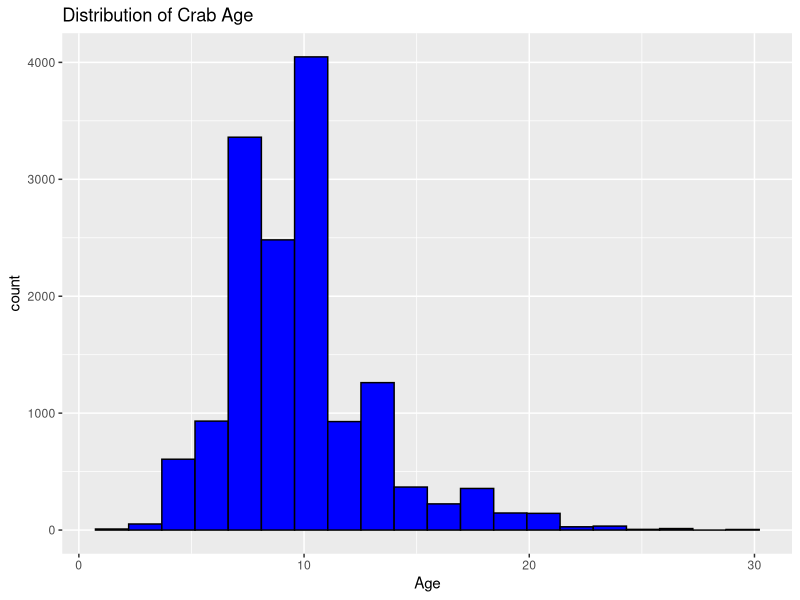
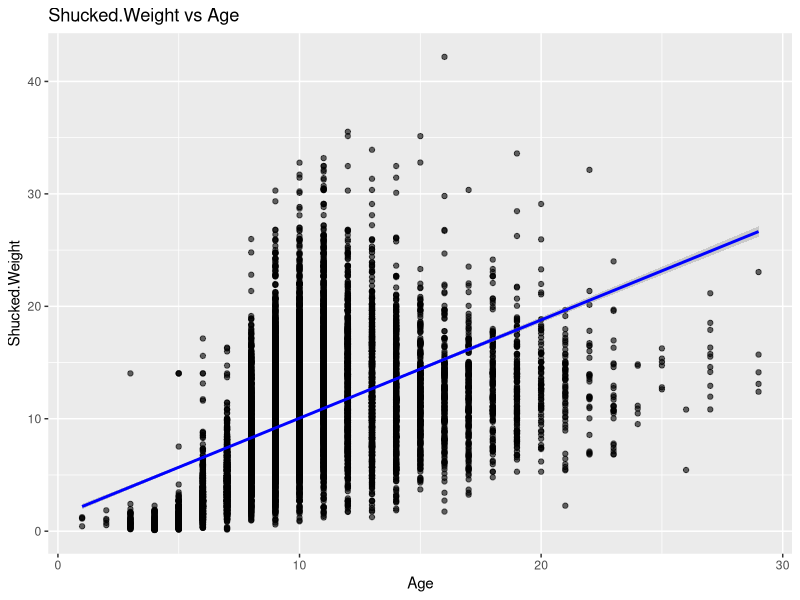
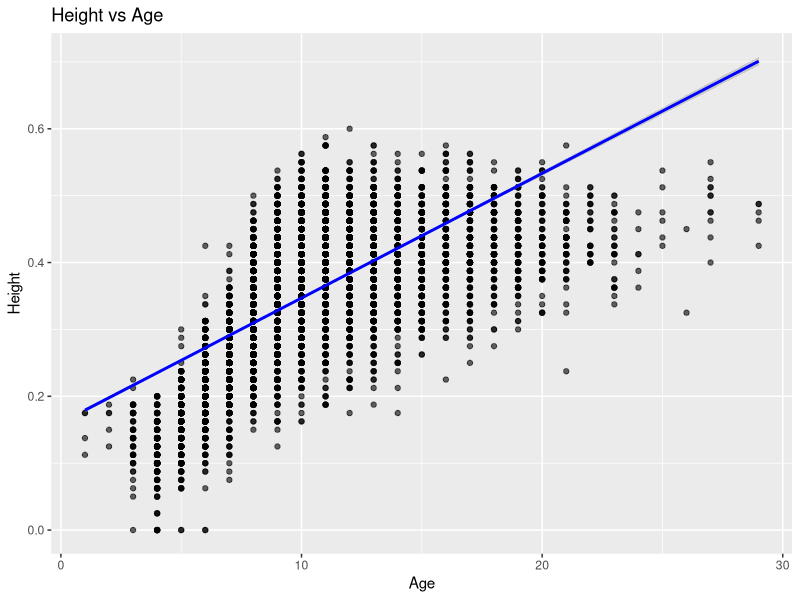
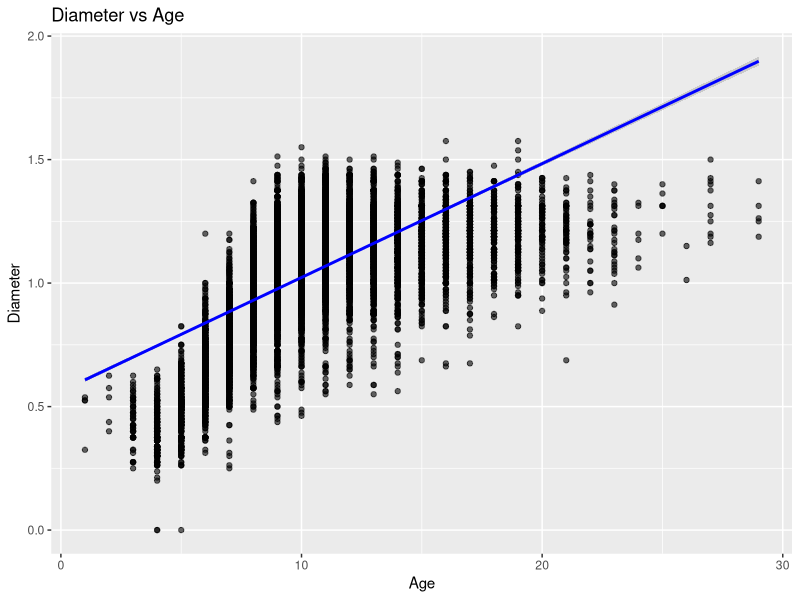
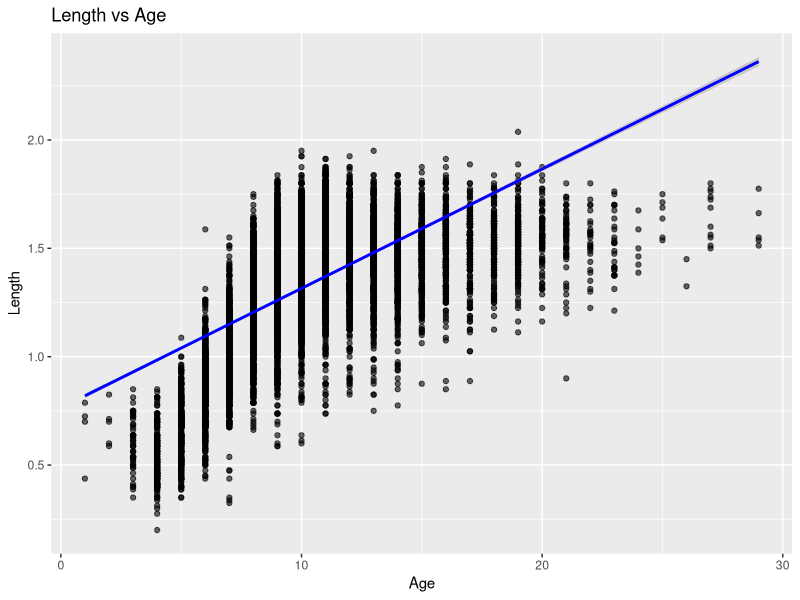
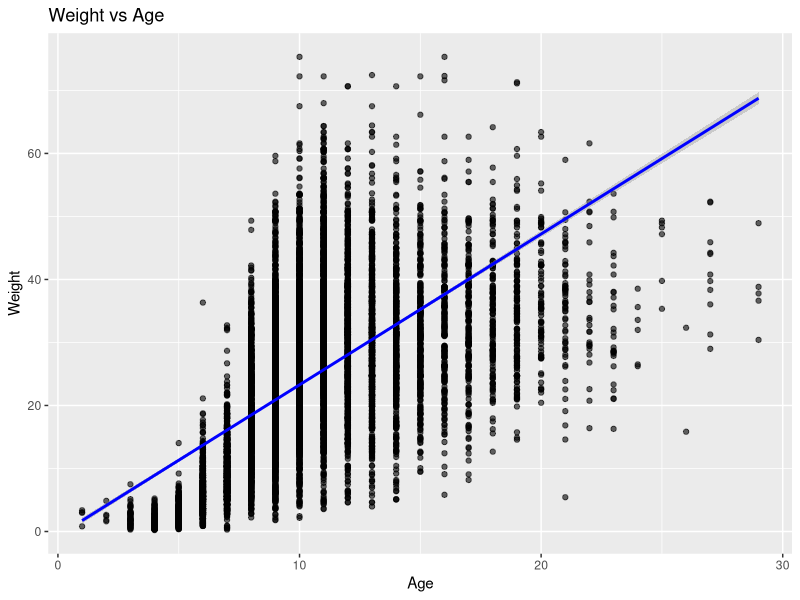
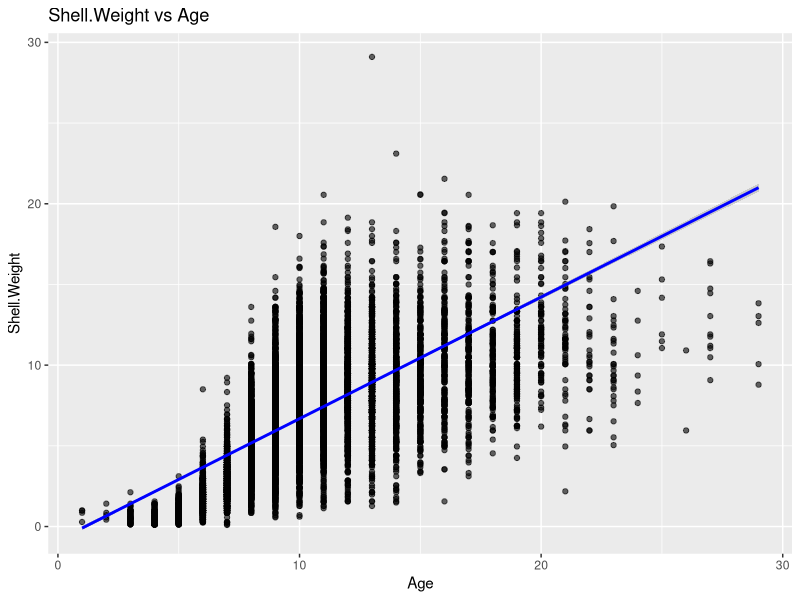
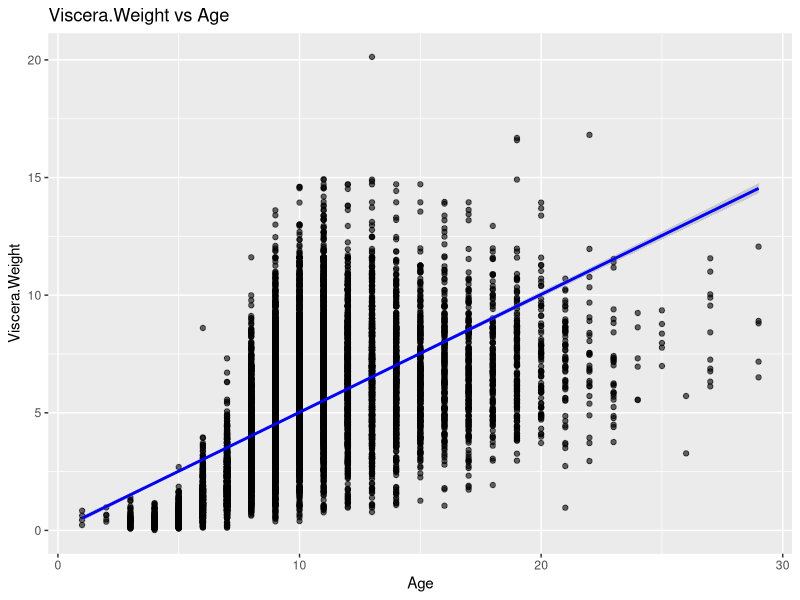

Generate these figures, in order, with R:
## ---- chunk 1
knitr::opts_chunk$set(echo = TRUE)
library(tidyverse)
library(class)
library(caret)
library(FNN)
library(Metrics)
## ---- chunk 2
CrabTrain <- read.csv("Data/train-1.csv")
## ---- chunk 3
str(CrabTrain)
summary(CrabTrain)
## ---- chunk 4
features <- CrabTrain %>% 
  select(where(is.numeric), -id) %>%
  colnames()

cor_results <- data.frame(Feature = character(), Correlation = numeric())

for (feature in features) {
  cor_val <- cor(CrabTrain[[feature]], CrabTrain$Age)
  cor_results <- rbind(cor_results, data.frame(Feature = feature, Correlation = cor_val))
}

cor_results <- cor_results %>% arrange(desc(abs(Correlation)))
print(cor_results)
## ---- chunk 5
ggplot(CrabTrain, aes(x = Age)) +
  geom_histogram(bins = 20, fill = "blue", color = "black") +
  labs(title = "Distribution of Crab Age")
## ---- chunk 6
plot_list <- c("Shucked.Weight", "Height", "Diameter", "Length", "Weight", "Shell.Weight", "Viscera.Weight")

for (var in plot_list) {
  print(
ggplot(CrabTrain, aes(x = Age, y = !!sym(var))) +
  geom_point(alpha = 0.6) +
  geom_smooth(method = "lm", se = TRUE, color = "blue") +
  labs(title = paste(var, "vs Age"))
  )
}
## ---- chunk 7
feature_df <- CrabTrain %>%
  select(Shucked.Weight, Height, Diameter, Length, Weight, Age)

feature_df_scaled <- feature_df %>% mutate(across(where(is.numeric), scale))
## ---- chunk 8
set.seed(7)
trainIndex <- createDataPartition(feature_df_scaled$Age, p = 0.7, list = FALSE)
train_data <- feature_df_scaled[trainIndex, ]
test_data <- feature_df_scaled[-trainIndex, ]
## ---- chunk 9
lm_model <- lm(Age ~ Shucked.Weight + Height + Diameter + Length + Weight, data = train_data)
summary(lm_model)
## ---- chunk 10
lm_pred <- predict(lm_model, newdata = test_data)
mae_score <- mae(test_data$Age, lm_pred)
cat("Mean Absolute Error (MAE):",mae_score)
## ---- chunk 11
actual_age <- CrabTrain[-trainIndex, "Age"]

#Original mean and sd
age_mean <- mean(CrabTrain[trainIndex, "Age"])
age_sd   <- sd(CrabTrain[trainIndex, "Age"])

#z-scores to real values
predicted_age <- lm_pred * age_sd + age_mean

#Combine
df_compare <- data.frame(Actual = actual_age,Predicted = predicted_age) %>%
  pivot_longer(cols = everything(), names_to = "Type", values_to = "Age")
## ---- chunk 12
ggplot(df_compare, aes(x = Age, fill = Type)) +
  geom_density(alpha = 0.5) +
  labs(title = "Actual vs Predicted Age")
## ---- chunk 13
residuals_unscaled <- actual_age - predicted_age

ggplot(data.frame(Predicted = predicted_age, Residuals = residuals_unscaled),
       aes(x = Predicted, y = Residuals)) +
  geom_point(color = "black", alpha = 0.6) +
  geom_hline(yintercept = 0, linetype = "dashed", color = "red") +
  labs(title = "Residuals vs Predicted Age",x = "Predicted Age", y = "Residuals")
